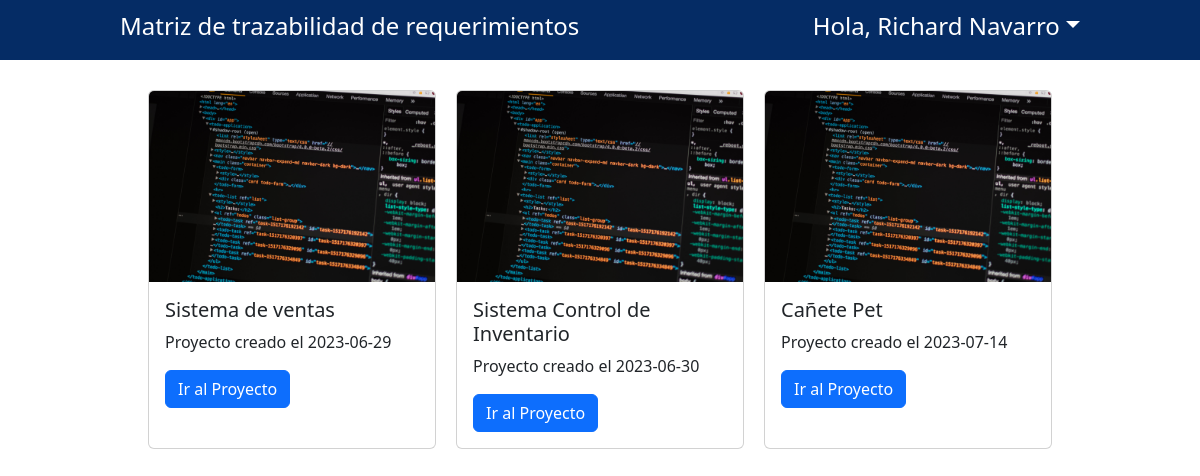
The page /index.php (signed in) on the database its author committed.
### tables this page shows
CREATE TABLE `proyecto` (
  `IdProyecto` int(11) NOT NULL,
  `CodigoProyecto` varchar(10) NOT NULL,
  `NombreProyecto` varchar(50) NOT NULL,
  `InicioProyecto` date NOT NULL,
  `IdUsuario` int(11) NOT NULL
);

### controller/listar_proyectos.php (called while the page is built)
<?php
    $IdUsuario = $_SESSION["id"];
    $sql = $conexion->prepare("select*from proyecto where IdUsuario='$IdUsuario';");
    $sql->execute();
    $datos = $sql->fetchAll(PDO::FETCH_OBJ);
?>

### index.php (the view, shortened to what this page needs)
<!DOCTYPE html>
<html lang="en">
<head>
    <link href="https://cdn.jsdelivr.net/npm/bootstrap@5.3.0/dist/css/bootstrap.min.css" rel="stylesheet">
    <link rel="stylesheet" href="css/estilos.css">
</head>
<body>
    <div class="nav">
        <div class="nav_container">
            <h4>Matriz de trazabilidad de requerimientos</h4>
            <h4 class="dropdown-toggle" data-bs-toggle="dropdown" aria-expanded="false">Hola, <?php echo $_SESSION["nombre"] ?></h4>
        </div>
    </div>
    <div class="card_container">
        <?php
            include "model/conexion.php";
            include "controller/listar_proyectos.php";
                if($sql->rowCount() > 0) {
                    foreach($datos as $dato) { ?>
                        <div class="card" style="width: 18rem;">
                            <img src="img/img.jpg" class="card-img-top" alt="...">
                            <div class="card-body">
                            <h5 class="card-title"><?php echo $dato->NombreProyecto;?></h5>
                            <p class="card-text">Proyecto creado el <?php echo $dato->InicioProyecto;?></p>
                            <a href="matriz.php?id=<?php echo $dato->IdProyecto?>" class="btn btn-primary">Ir al Proyecto</a>
                            </div>
                        </div> <?php
                    }
                } ?>
    </div>
</body>
</html>

### css/estilos.css (style rules this page uses)
* { margin: 0; padding: 0; box-sizing: border-box; }
.nav { height: 60px; background-color: #052c65; }
.nav_container { width: 80%; margin: 0 auto; display: flex; justify-content: space-between; align-items: center; color: #fff; }
.card_container { width: 90%; margin: 30px auto; display: flex; justify-content: center; flex-wrap: wrap; gap: 20px; }

### rows shown on the page
proyecto: NombreProyecto "Sistema de ventas", InicioProyecto "2023-06-29"
proyecto: NombreProyecto "Sistema Control de Inventario", InicioProyecto "2023-06-30"
proyecto: NombreProyecto "Cañete Pet", InicioProyecto "2023-07-14"

### other values the page prints
$_SESSION["nombre"] "Richard Navarro"
